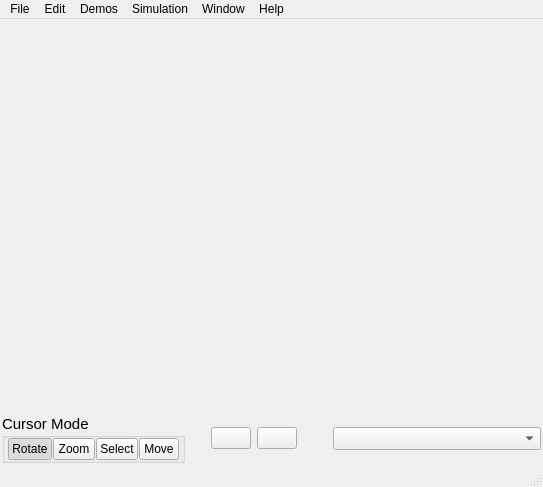
<ui version="4.0" >
 <author></author>
 <comment></comment>
 <exportmacro></exportmacro>
 <class>brqtMainWindow</class>
 <widget class="QMainWindow" name="brqtMainWindow" >
  <property name="geometry" >
   <rect>
    <x>0</x>
    <y>0</y>
    <width>543</width>
    <height>487</height>
   </rect>
  </property>
  <property name="windowTitle" >
   <string>breve</string>
  </property>
  <widget class="QWidget" name="centralwidget" >
   <layout class="QGridLayout" >
    <property name="margin" >
     <number>0</number>
    </property>
    <property name="spacing" >
     <number>0</number>
    </property>
    <item row="0" column="1" >
     <layout class="QVBoxLayout" >
      <property name="margin" >
       <number>0</number>
      </property>
      <property name="spacing" >
       <number>6</number>
      </property>
      <item>
       <widget class="QFrame" name="displayFrame" >
        <property name="frameShape" >
         <enum>QFrame::NoFrame</enum>
        </property>
        <property name="frameShadow" >
         <enum>QFrame::Plain</enum>
        </property>
        <layout class="QVBoxLayout" >
         <property name="margin" >
          <number>2</number>
         </property>
         <property name="spacing" >
          <number>2</number>
         </property>
         <item>
          <widget class="brqtGLWidget" name="glWidget" >
           <property name="sizePolicy" >
            <sizepolicy>
             <hsizetype>13</hsizetype>
             <vsizetype>13</vsizetype>
             <horstretch>0</horstretch>
             <verstretch>0</verstretch>
            </sizepolicy>
           </property>
          </widget>
         </item>
         <item>
          <layout class="QHBoxLayout" >
           <property name="margin" >
            <number>0</number>
           </property>
           <property name="spacing" >
            <number>6</number>
           </property>
           <item>
            <widget class="QGroupBox" name="groupBox_2" >
             <property name="sizePolicy" >
              <sizepolicy>
               <hsizetype>0</hsizetype>
               <vsizetype>0</vsizetype>
               <horstretch>0</horstretch>
               <verstretch>0</verstretch>
              </sizepolicy>
             </property>
             <property name="minimumSize" >
              <size>
               <width>183</width>
               <height>49</height>
              </size>
             </property>
             <property name="font" >
              <font>
               <family>Lucida Grande</family>
               <pointsize>11</pointsize>
               <weight>50</weight>
               <italic>false</italic>
               <bold>false</bold>
               <underline>false</underline>
               <strikeout>false</strikeout>
              </font>
             </property>
             <property name="title" >
              <string>Cursor Mode</string>
             </property>
             <widget class="QToolButton" name="toolButton_24" >
              <property name="geometry" >
               <rect>
                <x>137</x>
                <y>24</y>
                <width>40</width>
                <height>22</height>
               </rect>
              </property>
              <property name="font" >
               <font>
                <family>Lucida Grande</family>
                <pointsize>9</pointsize>
                <weight>50</weight>
                <italic>false</italic>
                <bold>false</bold>
                <underline>false</underline>
                <strikeout>false</strikeout>
               </font>
              </property>
              <property name="focusPolicy" >
               <enum>Qt::NoFocus</enum>
              </property>
              <property name="text" >
               <string>Move</string>
              </property>
              <property name="checkable" >
               <bool>true</bool>
              </property>
              <property name="autoExclusive" >
               <bool>true</bool>
              </property>
             </widget>
             <widget class="QToolButton" name="toolButton_22" >
              <property name="geometry" >
               <rect>
                <x>51</x>
                <y>24</y>
                <width>42</width>
                <height>22</height>
               </rect>
              </property>
              <property name="font" >
               <font>
                <family>Lucida Grande</family>
                <pointsize>9</pointsize>
                <weight>50</weight>
                <italic>false</italic>
                <bold>false</bold>
                <underline>false</underline>
                <strikeout>false</strikeout>
               </font>
              </property>
              <property name="focusPolicy" >
               <enum>Qt::NoFocus</enum>
              </property>
              <property name="text" >
               <string>Zoom</string>
              </property>
              <property name="checkable" >
               <bool>true</bool>
              </property>
              <property name="autoExclusive" >
               <bool>true</bool>
              </property>
             </widget>
             <widget class="QToolButton" name="toolButton_23" >
              <property name="geometry" >
               <rect>
                <x>94</x>
                <y>24</y>
                <width>42</width>
                <height>22</height>
               </rect>
              </property>
              <property name="font" >
               <font>
                <family>Lucida Grande</family>
                <pointsize>9</pointsize>
                <weight>50</weight>
                <italic>false</italic>
                <bold>false</bold>
                <underline>false</underline>
                <strikeout>false</strikeout>
               </font>
              </property>
              <property name="focusPolicy" >
               <enum>Qt::NoFocus</enum>
              </property>
              <property name="text" >
               <string>Select</string>
              </property>
              <property name="checkable" >
               <bool>true</bool>
              </property>
              <property name="autoExclusive" >
               <bool>true</bool>
              </property>
             </widget>
             <widget class="QToolButton" name="toolButton_21" >
              <property name="geometry" >
               <rect>
                <x>6</x>
                <y>24</y>
                <width>44</width>
                <height>22</height>
               </rect>
              </property>
              <property name="font" >
               <font>
                <family>Lucida Grande</family>
                <pointsize>9</pointsize>
                <weight>50</weight>
                <italic>false</italic>
                <bold>false</bold>
                <underline>false</underline>
                <strikeout>false</strikeout>
               </font>
              </property>
              <property name="focusPolicy" >
               <enum>Qt::NoFocus</enum>
              </property>
              <property name="text" >
               <string>Rotate</string>
              </property>
              <property name="checkable" >
               <bool>true</bool>
              </property>
              <property name="checked" >
               <bool>true</bool>
              </property>
              <property name="autoExclusive" >
               <bool>true</bool>
              </property>
             </widget>
            </widget>
           </item>
           <item>
            <spacer>
             <property name="orientation" >
              <enum>Qt::Horizontal</enum>
             </property>
             <property name="sizeType" >
              <enum>QSizePolicy::Minimum</enum>
             </property>
             <property name="sizeHint" >
              <size>
               <width>20</width>
               <height>20</height>
              </size>
             </property>
            </spacer>
           </item>
           <item>
            <widget class="QPushButton" name="stopSimulationButton" >
             <property name="sizePolicy" >
              <sizepolicy>
               <hsizetype>0</hsizetype>
               <vsizetype>0</vsizetype>
               <horstretch>0</horstretch>
               <verstretch>0</verstretch>
              </sizepolicy>
             </property>
             <property name="text" >
              <string/>
             </property>
             <property name="icon" >
              <iconset>stop.png</iconset>
             </property>
            </widget>
           </item>
           <item>
            <widget class="QPushButton" name="toggleSimulationButton" >
             <property name="sizePolicy" >
              <sizepolicy>
               <hsizetype>0</hsizetype>
               <vsizetype>0</vsizetype>
               <horstretch>0</horstretch>
               <verstretch>0</verstretch>
              </sizepolicy>
             </property>
             <property name="text" >
              <string/>
             </property>
             <property name="icon" >
              <iconset>play.png</iconset>
             </property>
            </widget>
           </item>
           <item>
            <spacer>
             <property name="orientation" >
              <enum>Qt::Horizontal</enum>
             </property>
             <property name="sizeType" >
              <enum>QSizePolicy::Minimum</enum>
             </property>
             <property name="sizeHint" >
              <size>
               <width>30</width>
               <height>20</height>
              </size>
             </property>
            </spacer>
           </item>
           <item>
            <widget class="QComboBox" name="simulationPopup" >
             <property name="sizePolicy" >
              <sizepolicy>
               <hsizetype>3</hsizetype>
               <vsizetype>0</vsizetype>
               <horstretch>0</horstretch>
               <verstretch>0</verstretch>
              </sizepolicy>
             </property>
             <property name="minimumSize" >
              <size>
               <width>100</width>
               <height>0</height>
              </size>
             </property>
             <property name="font" >
              <font>
               <family>Lucida Grande</family>
               <pointsize>10</pointsize>
               <weight>50</weight>
               <italic>false</italic>
               <bold>false</bold>
               <underline>false</underline>
               <strikeout>false</strikeout>
              </font>
             </property>
            </widget>
           </item>
          </layout>
         </item>
        </layout>
       </widget>
      </item>
     </layout>
    </item>
   </layout>
  </widget>
  <widget class="QMenuBar" name="menubar" >
   <property name="geometry" >
    <rect>
     <x>0</x>
     <y>0</y>
     <width>543</width>
     <height>22</height>
    </rect>
   </property>
   <widget class="QMenu" name="menuSimulation" >
    <property name="title" >
     <string>Simulation</string>
    </property>
   </widget>
   <widget class="QMenu" name="menuWindow" >
    <property name="title" >
     <string>Window</string>
    </property>
    <addaction name="actionSimulation_Window" />
    <addaction name="actionLog_Window" />
    <addaction name="actionObject_Inspector" />
    <addaction name="actionSimulation_Parameters" />
    <addaction name="separator" />
   </widget>
   <widget class="QMenu" name="menuDemos" >
    <property name="title" >
     <string>Demos</string>
    </property>
   </widget>
   <widget class="QMenu" name="menuEdit" >
    <property name="title" >
     <string>Edit</string>
    </property>
    <widget class="QMenu" name="menuFind" >
     <property name="title" >
      <string>Find</string>
     </property>
     <addaction name="actionFind" />
     <addaction name="actionFind_Next" />
     <addaction name="actionFind_Previous" />
    </widget>
    <addaction name="actionUndo" />
    <addaction name="actionRedo" />
    <addaction name="separator" />
    <addaction name="actionCopy" />
    <addaction name="actionPaste" />
    <addaction name="actionCut" />
    <addaction name="actionSelectAll" />
    <addaction name="separator" />
    <addaction name="actionClear_Log" />
    <addaction name="menuFind" />
   </widget>
   <widget class="QMenu" name="menuFile" >
    <property name="title" >
     <string>File</string>
    </property>
    <widget class="QMenu" name="menuNew_From_Template" >
     <property name="title" >
      <string>New From Template</string>
     </property>
     <addaction name="actionTemplates" />
    </widget>
    <addaction name="actionNew" />
    <addaction name="menuNew_From_Template" />
    <addaction name="actionOpen" />
    <addaction name="actionSave" />
    <addaction name="separator" />
    <addaction name="actionClose" />
    <addaction name="separator" />
    <addaction name="actionStart_Simulation" />
    <addaction name="actionStart_Archive_Simulation" />
    <addaction name="actionSave_Simulation_State" />
    <addaction name="separator" />
    <addaction name="actionSave_Snapshot" />
    <addaction name="actionSave_Movie" />
    <addaction name="actionSave_Simulation_Log" />
    <addaction name="separator" />
    <addaction name="actionPrint" />
   </widget>
   <widget class="QMenu" name="menuHelp" >
    <property name="title" >
     <string>Help</string>
    </property>
    <widget class="QMenu" name="menuSteveClasses" >
     <property name="title" >
      <string>steve Classes</string>
     </property>
    </widget>
    <widget class="QMenu" name="menuPythonClasses" >
     <property name="title" >
      <string>Python Classes</string>
     </property>
    </widget>
    <addaction name="actionDocumentation_Index_2" />
    <addaction name="menuSteveClasses" />
    <addaction name="menuPythonClasses" />
   </widget>
   <addaction name="menuFile" />
   <addaction name="menuEdit" />
   <addaction name="menuDemos" />
   <addaction name="menuSimulation" />
   <addaction name="menuWindow" />
   <addaction name="menuHelp" />
  </widget>
  <widget class="QStatusBar" name="statusbar" >
   <property name="geometry" >
    <rect>
     <x>0</x>
     <y>465</y>
     <width>543</width>
     <height>22</height>
    </rect>
   </property>
  </widget>
  <action name="actionSave" >
   <property name="text" >
    <string>&amp;Save</string>
   </property>
   <property name="shortcut" >
    <string>Ctrl+S</string>
   </property>
  </action>
  <action name="actionOpen" >
   <property name="text" >
    <string>Open...</string>
   </property>
   <property name="shortcut" >
    <string>Ctrl+O</string>
   </property>
  </action>
  <action name="actionNew" >
   <property name="text" >
    <string>&amp;New</string>
   </property>
   <property name="iconText" >
    <string>New document</string>
   </property>
   <property name="shortcut" >
    <string>Ctrl+N</string>
   </property>
  </action>
  <action name="actionDocumentation_Index" >
   <property name="text" >
    <string>Documentation Index</string>
   </property>
  </action>
  <action name="actionEmpty" >
   <property name="text" >
    <string>Empty</string>
   </property>
  </action>
  <action name="actionEmpty_2" >
   <property name="text" >
    <string>Empty</string>
   </property>
  </action>
  <action name="actionDocumentation_Index_2" >
   <property name="text" >
    <string>Documentation Index</string>
   </property>
  </action>
  <action name="actionNone" >
   <property name="text" >
    <string>none</string>
   </property>
  </action>
  <action name="actionNone_2" >
   <property name="text" >
    <string>none</string>
   </property>
  </action>
  <action name="actionCopy" >
   <property name="text" >
    <string>Copy</string>
   </property>
   <property name="shortcut" >
    <string>Ctrl+C</string>
   </property>
  </action>
  <action name="actionPaste" >
   <property name="text" >
    <string>Paste</string>
   </property>
   <property name="shortcut" >
    <string>Ctrl+V</string>
   </property>
  </action>
  <action name="actionCut" >
   <property name="text" >
    <string>Cut</string>
   </property>
   <property name="shortcut" >
    <string>Ctrl+X</string>
   </property>
  </action>
  <action name="actionUndo" >
   <property name="text" >
    <string>Undo</string>
   </property>
   <property name="shortcut" >
    <string>Ctrl+Z</string>
   </property>
  </action>
  <action name="actionRedo" >
   <property name="text" >
    <string>Redo</string>
   </property>
   <property name="shortcut" >
    <string>Ctrl+Shift+Z</string>
   </property>
  </action>
  <action name="actionSelectAll" >
   <property name="text" >
    <string>Select All</string>
   </property>
   <property name="shortcut" >
    <string>Ctrl+A</string>
   </property>
  </action>
  <action name="actionTemplates" >
   <property name="text" >
    <string>Templates</string>
   </property>
  </action>
  <action name="actionClose" >
   <property name="text" >
    <string>Close</string>
   </property>
   <property name="shortcut" >
    <string>Ctrl+W</string>
   </property>
  </action>
  <action name="actionStart_Simulation" >
   <property name="text" >
    <string>Start Simulation</string>
   </property>
   <property name="shortcut" >
    <string>Ctrl+R</string>
   </property>
  </action>
  <action name="actionPrint" >
   <property name="text" >
    <string>Print</string>
   </property>
  </action>
  <action name="actionStart_Archive_Simulation" >
   <property name="text" >
    <string>Start Saved Simulation State...</string>
   </property>
  </action>
  <action name="actionSave_Simulation_State" >
   <property name="text" >
    <string>Save Simulation State...</string>
   </property>
  </action>
  <action name="actionSave_Snapshot" >
   <property name="text" >
    <string>Save Snapshot...</string>
   </property>
  </action>
  <action name="actionSave_Movie" >
   <property name="text" >
    <string>Save Movie...</string>
   </property>
  </action>
  <action name="actionSave_Simulation_Log" >
   <property name="text" >
    <string>Save Simulation Log...</string>
   </property>
  </action>
  <action name="actionClear_Log" >
   <property name="text" >
    <string>Clear Log</string>
   </property>
  </action>
  <action name="actionFind_Next" >
   <property name="text" >
    <string>Find Next</string>
   </property>
   <property name="shortcut" >
    <string>Ctrl+G</string>
   </property>
  </action>
  <action name="actionFind_Previous" >
   <property name="text" >
    <string>Find Previous</string>
   </property>
   <property name="shortcut" >
    <string>Ctrl+Shift+G</string>
   </property>
  </action>
  <action name="actionFind" >
   <property name="text" >
    <string>Find...</string>
   </property>
   <property name="shortcut" >
    <string>Ctrl+F</string>
   </property>
  </action>
  <action name="actionSimulation_Window" >
   <property name="text" >
    <string>Simulation Window</string>
   </property>
  </action>
  <action name="actionLog_Window" >
   <property name="text" >
    <string>Log Window</string>
   </property>
  </action>
  <action name="actionObject_Inspector" >
   <property name="text" >
    <string>Object Inspector</string>
   </property>
  </action>
  <action name="actionSimulation_Parameters" >
   <property name="text" >
    <string>Simulation Parameters</string>
   </property>
  </action>
 </widget>
 <pixmapfunction></pixmapfunction>
 <customwidgets>
  <customwidget>
   <class>brqtGLWidget</class>
   <extends>QWidget</extends>
   <header>brqtGLWidget.h</header>
   <container>1</container>
   <pixmap></pixmap>
  </customwidget>
 </customwidgets>
 <resources/>
 <connections/>
</ui>
